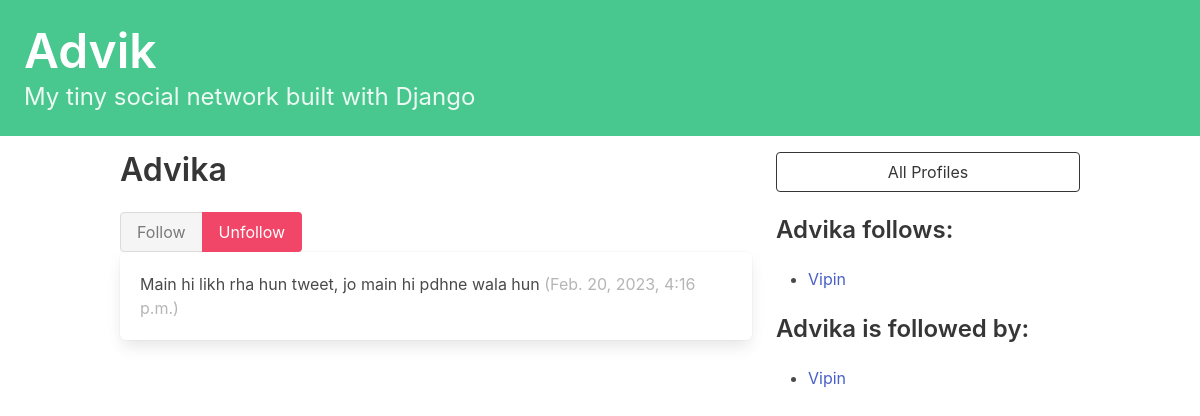
Page /profile/3 (signed in) on the committed database.
### advik/models.py (models this page shows, shortened)
class Profile(models.Model):
    user = models.OneToOneField(User, on_delete=models.CASCADE)
    follows = models.ManyToManyField(
        "self",
        related_name = "followed_by",
        symmetrical = False,
        blank = True
    )
    def __str__(self):
        return self.user.username

class Tweet(models.Model):
    user = models.ForeignKey(
        User,
        related_name = "tweets",
        on_delete = models.DO_NOTHING
    )
    body = models.CharField(max_length = 140)
    created_at = models.DateTimeField(auto_now_add = True)

### advik/views.py (the view, shortened to what this page needs)
# urls.py: path("profile/<int:pk>", profile, name = "profile"),
@login_required
def profile(request, pk):
    if not hasattr(request.user, 'profile'):
        missing_profile = Profile(user = request.user)
        missing_profile.save()
    profile = Profile.objects.get(pk = pk)
    return render(request, "advik/profile.html", {"profile": profile})

### advik/Templates/advik/profile.html (shortened to what this page needs)
{% extends 'base.html' %}
{% block content %}
<div class = "column">
    <div class = "block">
        <h1 class = "title is-3">
            {{ profile.user.username }}
        </h1>
    </div>
    <form method = "post">
        <div class = "buttons has-addons">
            {% if profile in user.profile.follows.all %}
            <button class = "button is-success is-static">
                Follow
            </button>
            <button class = "button is-danger" name = "follow" value = "unfollow">
                Unfollow
            </button>
            {% endif %}
        </div>
    </form>
    <div class = "content">
        {% for tweet in profile.user.tweets.all %}
        <div class = "box">
            {{ tweet.body }}
            <span class = "is-small has-text-grey-light">
                ({{ tweet.created_at }})
            </span>
        </div>
        {% endfor %}
    </div>
</div>
<div class = "column is-one-third">
    <div class = "block">
        <a href = "{% url 'advik:profile_list' %}">
            <button class = "button is-dark is-outlined is-fullwidth">
                All Profiles
            </button>
        </a>
    </div>
    <div class = "block">
        <h3 class = "title is-4">
            {{profile.user.username}} follows:
        </h3>
        <div class = "content">
            <ul>
                {% for following in profile.follows.all %}
                <li>
                    <a href = "{% url 'advik:profile' following.id %}">
                        {{ following }}
                    </a>
                </li>
                {% endfor %}
            </ul>
        </div>
    </div>
    <div class = "block">
        <h3 class = "title is-4">
            {{ profile.user.username}} is followed by:
        </h3>
        <div class = "content">
            <ul>
                {% for follower in profile.followed_by.all %}
                <li>
                    <a href = "{% url 'advik:profile' follower.id %}">
                        {{ follower }}
                    </a>
                </li>
                {% endfor %}
            </ul>
        </div>
    </div>
</div>
{% endblock content %}

### rows in the picture
Profile: user.username "Advika"
Tweet: body "Main hi likh rha hun tweet, jo main hi pdhne wala hun", created_at "Feb. 20, 2023, 4:16 p.m."
Profile: user.username "Vipin"
